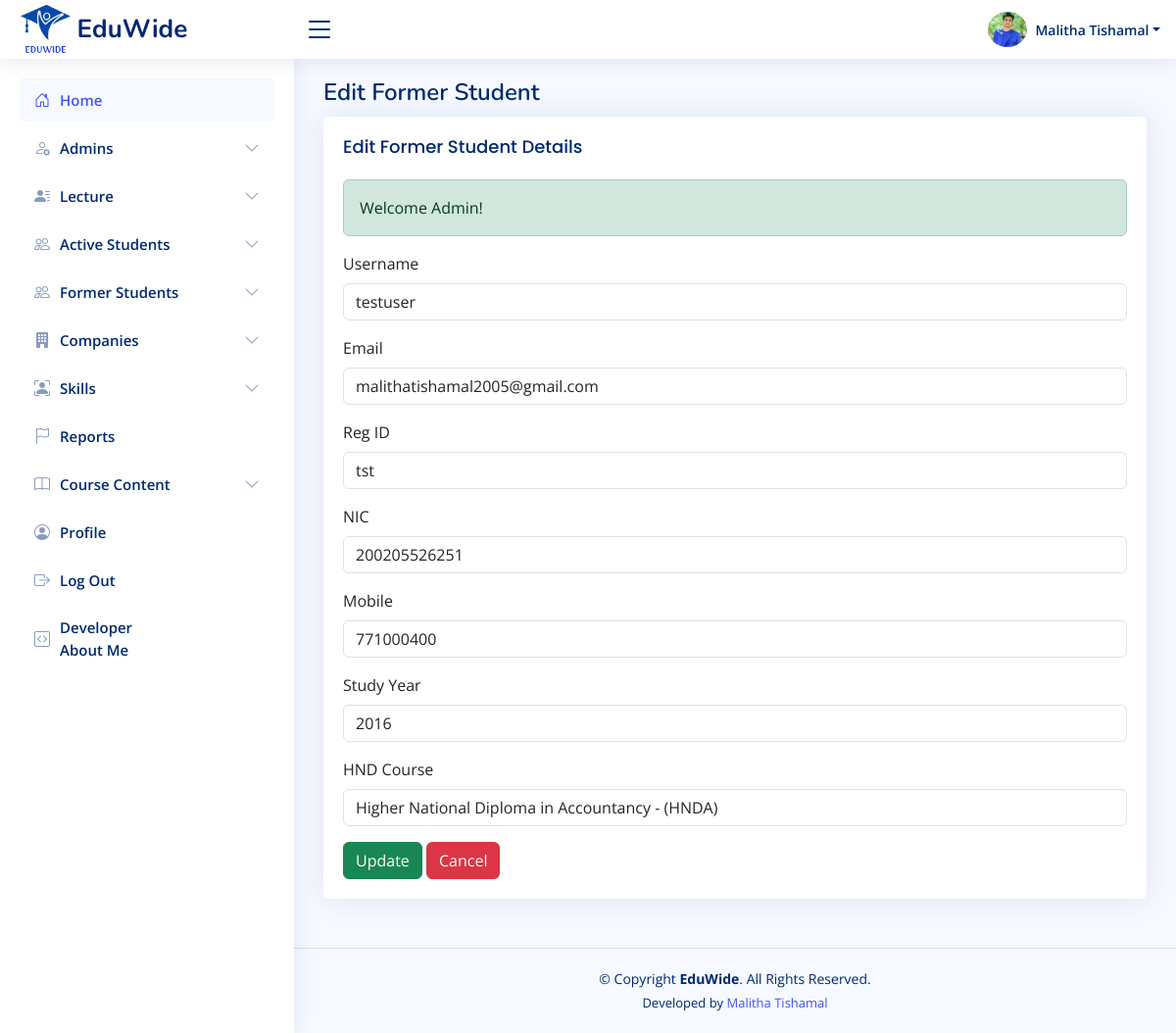
/admin/edit-former_student.php?id=9 (signed in), run on the app's committed database.
### tables this page shows
CREATE TABLE `former_students` (
  `id` int(11) NOT NULL,
  `username` varchar(255) NOT NULL,
  `reg_id` varchar(255) NOT NULL,
  `nic` varchar(20) NOT NULL,
  `email` varchar(255) NOT NULL,
  `profile_picture` varchar(255) DEFAULT 'uploads/profile_pictures/default.png',
  `mobile` varchar(15) NOT NULL,
  `study_year` int(11) NOT NULL,
  `nowstatus` enum('study','work','intern','free') NOT NULL,
  `facebook` varchar(200) NOT NULL,
  `github` varchar(200) NOT NULL,
  `blog` varchar(200) NOT NULL,
  `linkedin` varchar(200) NOT NULL,
  `password` varchar(255) NOT NULL,
  `status` varchar(20) NOT NULL DEFAULT 'pending',
  `created_at` timestamp NOT NULL DEFAULT current_timestamp(),
  `updated_at` timestamp NOT NULL DEFAULT current_timestamp() ON UPDATE current_timestamp()
);

### admin/edit-former_student.php (the view, shortened to what this page needs)
<?php
require_once '../includes/db-conn.php';
$former_student_id = intval($_GET['id']);
$user_id = $_SESSION['admin_id'];
$sql = "SELECT username, email, nic, mobile, profile_picture FROM admins WHERE id = ?";
$stmt = $conn->prepare($sql);
$stmt->bind_param("i", $user_id);
$stmt->execute();
$user = $stmt->get_result()->fetch_assoc();
$sql = "SELECT * FROM former_students WHERE id = ?";
$stmt = $conn->prepare($sql);
$stmt->bind_param("i", $former_student_id);
$stmt->execute();
$student = $stmt->get_result()->fetch_assoc();
$course_result = $conn->query("SELECT id, name FROM hnd_courses ORDER BY name ASC");
?>
<!DOCTYPE html>
<html lang="en">
<head>
<?php include_once("../includes/css-links-inc.php"); ?>
</head>
<body>
<?php include_once("../includes/header.php"); ?>
<?php include_once("../includes/sadmin-sidebar.php"); ?>
<main id="main" class="main">
    <div class="pagetitle">
        <h1>Edit Former Student</h1>
    </div>
    <section class="section">
        <div class="row">
            <div class="col-lg-12">
                <div class="card">
                    <div class="card-body">
                        <h5 class="card-title">Edit Former Student Details</h5>
                        <?php if (isset($_SESSION['success_message'])): ?>
                            <div class="alert alert-success"><?= $_SESSION['success_message']; ?></div>
                        <?php endif; ?>
                        <form method="POST" action="">
                            <div class="mb-3">
                                <label for="username" class="form-label">Username</label>
                                <input type="text" class="form-control" id="username" name="username" value="<?= htmlspecialchars($student['username']); ?>" required>
                            </div>
                            <div class="mb-3">
                                <label for="email" class="form-label">Email</label>
                                <input type="email" class="form-control" id="email" name="email" value="<?= htmlspecialchars($student['email']); ?>" required>
                            </div>
                            <div class="mb-3">
                                <label for="reg_id" class="form-label">Reg ID</label>
                                <input type="text" class="form-control" id="reg_id" name="reg_id" value="<?= htmlspecialchars($student['reg_id']); ?>" required>
                            </div>
                            <div class="mb-3">
                                <label for="nic" class="form-label">NIC</label>
                                <input type="text" class="form-control" id="nic" name="nic" value="<?= htmlspecialchars($student['nic']); ?>" oninput="this.value=this.value.toUpperCase();" required>
                            </div>
                            <div class="mb-3">
                                <label for="mobile" class="form-label">Mobile</label>
                                <input type="text" class="form-control" id="mobile" name="mobile" value="<?= htmlspecialchars($student['mobile']); ?>" required>
                            </div>
                            <div class="mb-3">
                                <label for="study_year" class="form-label">Study Year</label>
                                <input type="number" class="form-control" id="study_year" name="study_year" value="<?= htmlspecialchars($student['study_year']); ?>" min="2000" max="<?= date('Y') + 2 ?>" required>
                            </div>
                            <div class="mb-3">
                                <label for="course_id" class="form-label">HND Course</label>
                                <select class="form-control" id="course_id" name="course_id" required>
                                    <?php while ($course = $course_result->fetch_assoc()): ?>
                                        <option value="<?= $course['id']; ?>" <?= ($student['course_id'] == $course['id']) ? 'selected' : ''; ?>>
                                            <?= htmlspecialchars($course['name']); ?>
                                        </option>
                                    <?php endwhile; ?>
                                </select>
                            </div>
                            <button type="submit" class="btn btn-success">Update</button>
                            <a href="manage-former-students-edu.php" class="btn btn-danger">Cancel</a>
                        </form>
                    </div>
                </div>
            </div>
        </div>
    </section>
</main>
<?php include_once("../includes/footer.php"); ?>
</body>
</html>

### includes/header.php (shortened to what this page needs)
<header id="header" class="header fixed-top d-flex align-items-center">
    <div class="d-flex align-items-center justify-content-between">
        <a href="" class="logo d-flex align-items-center">
            <img src="<?php echo $base_url; ?>assets/images/logos/eduwide-logo.png" alt="">
            <span class="d-none d-lg-block">EduWide</span>
        </a>
        <i class="bi bi-list toggle-sidebar-btn"></i>
    </div>
    <nav class="header-nav ms-auto">
        <ul class="d-flex align-items-center">
            <?php
                $profilePic = isset($user['profile_picture']) && $user['profile_picture'] ? $user['profile_picture'] : 'default.png';
            ?>
            <li class="nav-item dropdown pe-3">
                <a class="nav-link nav-profile d-flex align-items-center pe-0" href="#" data-bs-toggle="dropdown">
                   <img id="profilePicture" src="<?php echo $profilePic; ?>" alt="Profile Picture" class="rounded-circle" style="width: 40px !important; height: 40px !important; object-fit: cover;">
                    <span class="d-none d-md-block dropdown-toggle ps-2"><?php echo htmlspecialchars($user['username']); ?></span>
                </a>
            </li>
        </ul>
    </nav>
</header>

### assets/css/style.css (style rules this page uses)
:root { scroll-behavior: smooth; }
body { font-family: "Open Sans", sans-serif; background: #f6f9ff; color: #444444; }
a { color: #4154f1; text-decoration: none; }
h1, h2, h3, h4, h5, h6 { font-family: "Nunito", sans-serif; }
#main { margin-top: 60px; padding: 20px 30px; transition: all 0.3s; }
.pagetitle { margin-bottom: 10px; }
.pagetitle h1 { font-size: 24px; margin-bottom: 0; font-weight: 600; color: #012970; }
.card { margin-bottom: 30px; border: none; border-radius: 5px; box-shadow: 0px 0 30px rgba(1, 41, 112, 0.1); }
.card-title { padding: 20px 0 15px 0; font-size: 18px; font-weight: 500; color: #012970; font-family: "Poppins", sans-serif; }
.card-body { padding: 0 20px 20px 20px; }
.logo { line-height: 1; }
@media (min-width: 1200px) { .logo { width: 280px; } }
.logo img { max-height: 50px; margin-right: 6px; }
.logo span { font-size: 26px; font-weight: 700; color: #012970; font-family: "Nunito", sans-serif; }
.header { transition: all 0.5s; z-index: 997; height: 60px; box-shadow: 0px 2px 20px rgba(1, 41, 112, 0.1); background-color: #fff; padding-left: 20px; }
.header .toggle-sidebar-btn { font-size: 32px; padding-left: 10px; cursor: pointer; color: #012970; }
.header-nav ul { list-style: none; }
.header-nav>ul { margin: 0; padding: 0; }
.header-nav .nav-profile { color: #012970; }
.header-nav .nav-profile img { max-height: 36px; }
.header-nav .nav-profile span { font-size: 14px; font-weight: 600; }
@media (min-width: 1200px) { #main, #footer { margin-left: 300px; } }

### data on the page
former_students: username "testuser", email "malithatishamal2005@gmail.com", reg_id "tst", nic "200205526251", mobile "771000400", study_year "2016"

### other printed values
$user['username'] "Malitha Tishamal"
$_SESSION['success_message'] "Welcome Admin!"
form field course_id "Higher National Diploma in Accountancy - (HNDA)"
